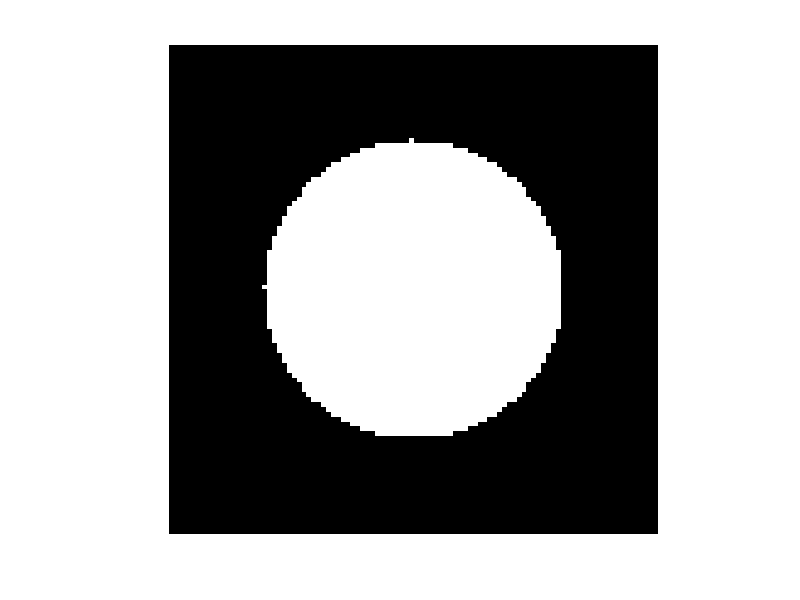

This chart was generated by the following MATLAB code:
clear;
close all;
clc;

M = 100;
N = 100;

I = zeros(M,N,'uint8');

v0 = 50;
u0 = 50;
R = 30;

for r = 0:R
    for theta = 0:360
        vc = ceil(v0 + r*sind(theta));
        uc = ceil(u0 + r*cosd(theta));
        I(vc,uc) = 255;
    end
end

figure;
imshow(I);